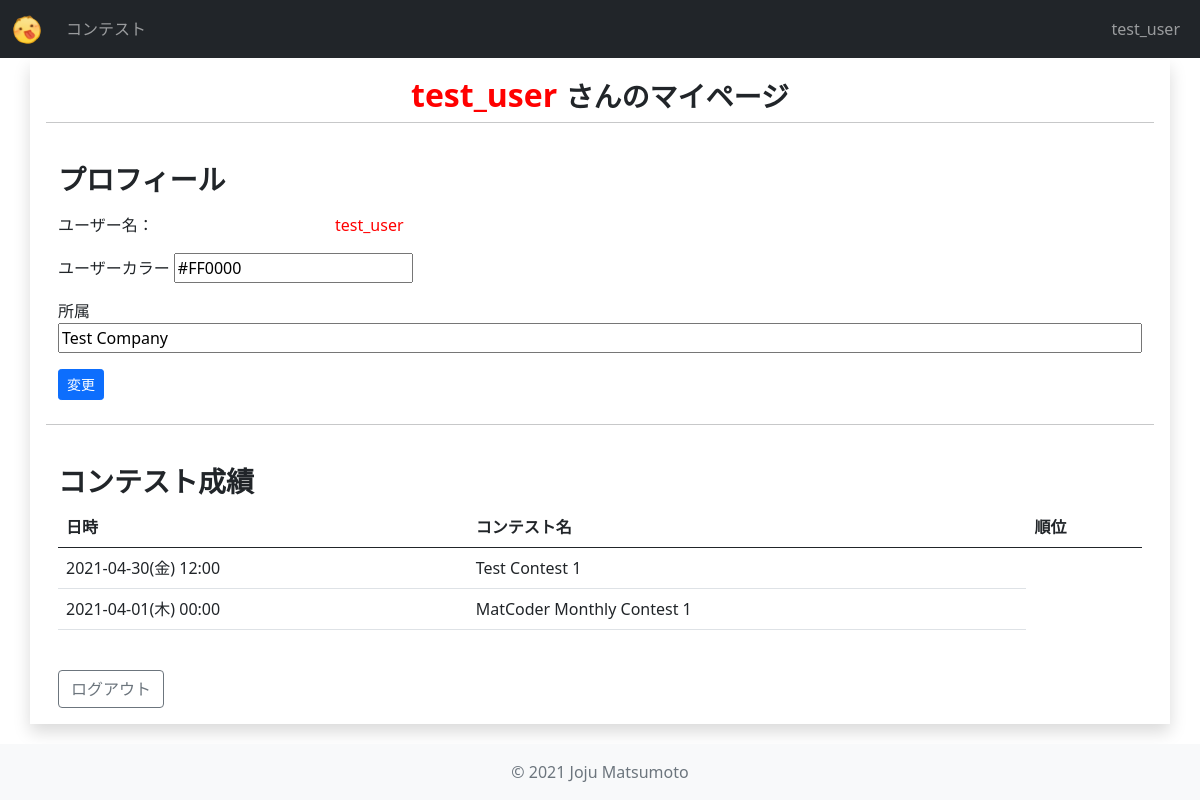
Page /contests/my_page/ (signed in) on the committed database.
### users/models.py (models this page shows)
class User(AbstractUser):
    objects = UserManager()
    def get_colored_username(self):
        try:
            user_profile = UserProfile.objects.get(user=self)
        except:
            return self.username
        return "<span style='color: {};'>{}</span>".format(user_profile.color, self.username)

### contests/models.py (models this page shows, shortened)
class UserProfile(models.Model):
    user = models.OneToOneField(
        settings.AUTH_USER_MODEL,
        on_delete=models.CASCADE,
        verbose_name="ユーザー",
    )
    color = ColorField(
        default="#000000",
        verbose_name="カラー",
    )
    organization = models.CharField(
        verbose_name="所属",
        max_length=200,
        blank=True,
        null=True,
    )

class ContestScore(models.Model):
    user = models.ForeignKey(
        settings.AUTH_USER_MODEL,
        verbose_name="ユーザ",
        on_delete=models.CASCADE,
    )
    contest = models.ForeignKey(
        Contest,
        verbose_name="コンテスト",
        on_delete=models.CASCADE,
    )
    score = models.IntegerField(
        verbose_name="得点",
        default=0,
    )
    penalty = models.IntegerField(
        verbose_name="ペナルティ",
        default=0,
    )
    time_sec = models.IntegerField(
        verbose_name="時間(s)",
        default=0,
    )

class Contest(models.Model):
    title = models.CharField(
        verbose_name="タイトル",
        max_length=255,
    )
    abstract = models.TextField(
        verbose_name="概要",
        max_length=2000,
    )
    short_name = models.CharField(
        verbose_name="省略形",
        max_length=20,
        unique=True,
        default="null",
    )
    start_date = models.DateTimeField(
        verbose_name="開始日時",
    )
    end_date = models.DateTimeField(
        verbose_name="終了日時",
    )
    users = models.ManyToManyField(
        settings.AUTH_USER_MODEL,
        verbose_name="参加者",
        blank=True,
    )
    penalty = models.IntegerField(
        verbose_name="ペナルティ(分)",
        default=5,
    )
    released = models.BooleanField(
        verbose_name="公開済",
        default=False,
    )
    def is_past_contest(self) -> bool:
        now = timezone.now()
        return self.end_date < now
    def get_start_time_str(self) -> str:
        return utils.datetime_str(self.start_date)

### contests/views.py (the view, shortened to what this page needs)
class MyPageView(View):
    def get(self, request):
        context = {}
        if request.user.is_authenticated:
            context["contest_scores"] = models.ContestScore.objects.filter(user=request.user).order_by("-contest__start_date")
            try:
                user_profile = models.UserProfile.objects.get(user=request.user)
            except:
                user_profile = models.UserProfile.objects.create(user=request.user)
            context["user_profile"] = user_profile
            form = forms.UserProfileForm(instance=user_profile)
            context["form"] = form
        return render(request, "contests/my_page.html", context)

### contests/forms.py
class UserProfileForm(forms.ModelForm):
    class Meta:
        model = models.UserProfile
        fields = ["color", "organization"]
        labels = {
            "color": "ユーザーカラー",
            "oorganization": "所属",
        }
        widgets = {
            "color": ColorWidget,
        }
    def __init__(self, *args, **kwargs):
        super().__init__(*args, **kwargs)
        self.fields["color"].widget.attrs["cols"] = "7"
        self.fields["organization"].widget.attrs["style"] = "width: 100%;"

### contests/utils.py (called while the page is built)
def datetime_str(dt: datetime.datetime) -> str:
    dt = localtime(dt)
    return "{}({}) {}".format(
        dt.strftime("%Y-%m-%d"),
        day_of_week_to_japanese[dt.strftime("%a")],
        dt.strftime("%H:%M")
    )

### contests/templates/contests/my_page.html (shortened to what this page needs)
{% extends 'base.html' %}
{% block content %}
<div class="row p-3">
    {% if user.is_authenticated %}
        <div class="col-sm-12 text-center">
            <h2>
                {{user.get_colored_username|safe}}
                <small>さんのマイページ</small>
            </h2>
        </div>
        <hr>
        <div class="col-sm-12 mt-4">
            <h3>プロフィール</h3>
            <div class="row mt-3">
                <div class="col-sm-3">ユーザー名：</div>
                <div class="col-sm-4 mb-3">
                    {{user.get_colored_username|safe}}
                </div>
            </div>
            <div class="row">
                <form action="" method="post">{% comment %} ユーザーカラーの変更フォーム {% endcomment %}
                    <div class="col-sm mb-3">
                        {{form.color.label}}
                        {{form.color}}
                    </div>
                    <div class="col-sm-12 mb-3">
                        {{form.organization.label}}
                        {{form.organization}}
                    </div>
                    <div class="col-sm-2 mb-4">
                        <button class="btn btn-primary btn-sm">変更</button>
                    </div>
                </form>
            </div>
        </div>
        <hr>
        <div class="col-sm-12 mt-4">
            <h3>コンテスト成績</h3>
            <table class="table">
                <thead>
                    <tr>
                        <th>日時</th>
                        <th>コンテスト名</th>
                        <th>順位</th>
                    </tr>
                </thead>
                <tbody>
                    {% for contest_score in contest_scores %}
                        {% if contest_score.contest.is_past_contest %}
                            <tr>
                                <td>{{contest_score.contest.get_start_time_str}}</td>
                                <td>{{contest_score.contest.title}}</td>
                            </tr>
                        {% endif %}
                    {% endfor %}
                </tbody>
            </table>
        </div>
        <div class="col-sm-12 mt-4">
            <a class="btn btn-outline-secondary" href="{% url 'users:logout' %}">ログアウト</a>
        </div>
    {% endif %}
</div>
{% endblock content %}

### templates/components/top_bar.html (shortened to what this page needs)
{% load static %}
{% block header %}
<header>
    <nav class="navbar navbar-expand-sm fixed-top navbar-dark bg-dark">
        <div class="container-fluid">
            <a class="navbar-brand" href="{% url 'contests:index' %}">
                <img id="img_logo" src="{% static 'images/logo.png' %}" alt="MatCoder">
            </a>
            <div class="collapse navbar-collapse" id="nav_toggle">
                <ul class="navbar-nav me-auto mb-lg-0">
                    <li class="nav-item active">
                        <a class="nav-link" href="{% url 'contests:index' %}">コンテスト</a>
                    </li>
                </ul>
                <div class="d-flex navbar-nav me-0 mb-lg-0">
                    {% if user.is_authenticated %}
                        <li class="nav-item">
                            <a class="nav-link" href="{% url 'users:index' %}">{{user.username}}</a>
                        </li>
                    {% endif %}
                </div>
            </div>
        </div>
    </nav>
</header>
{% endblock header %}

### static/css/main.css (style rules this page uses)
body { background-color: white; }
#img_logo { height: 30px; }
a { color: #337ab7; text-decoration: none; }
thead > tr { font-weight: bold; }
h2, h3, h4, h5 { font-weight: bold; }

### rows in the picture
User: username "test_user", get_colored_username "test_user"
UserProfile: color "#FF0000", organization "Test Company"
ContestScore: contest.get_start_time_str "2021-04-30(金) 12:00", contest "Test Contest 1"
ContestScore: contest.get_start_time_str "2021-04-01(木) 00:00", contest "MatCoder Monthly Contest 1"
